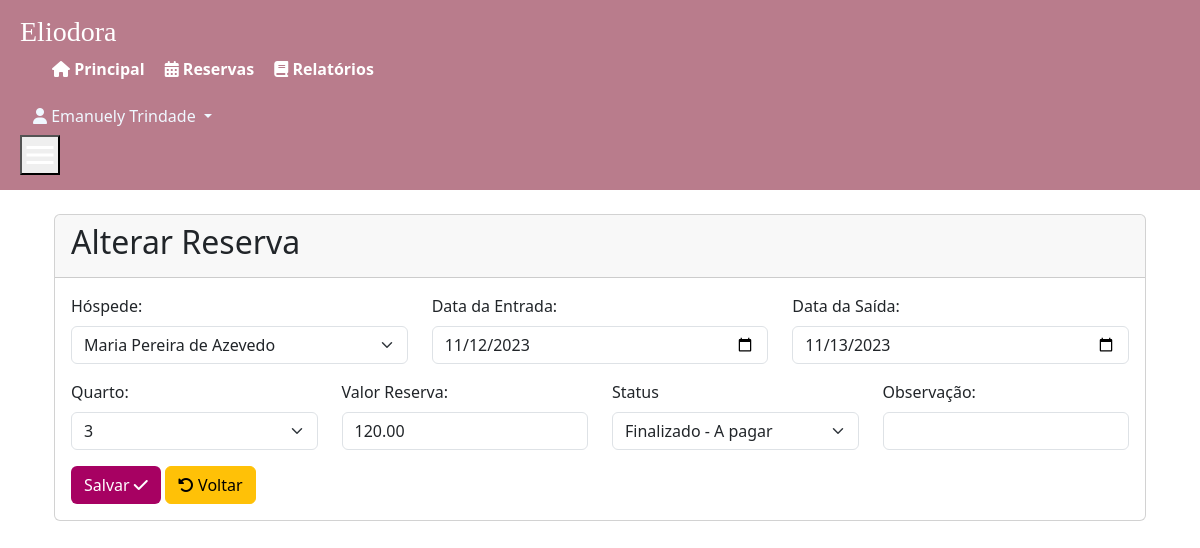
The app's page /alterarReserva.php?id=2 (signed in) with its own data.
### tables this page shows
CREATE TABLE `reserva` (
  `id` int(11) NOT NULL,
  `status` int(11) NOT NULL DEFAULT 1,
  `dataEntrada` date NOT NULL,
  `dataSaida` date NOT NULL,
  `valorTotalReserva` double(11,2) NOT NULL,
  `quantHospede` int(1) NOT NULL,
  `observacao` varchar(200) NOT NULL,
  `id_hospede` int(11) DEFAULT NULL,
  `id_quarto` int(11) DEFAULT NULL,
  `id_funcionario` int(11) DEFAULT NULL,
  `datacadastro` datetime NOT NULL DEFAULT current_timestamp()
);

### alterarReserva.php (the view, shortened to what this page needs)
<?php
$conexao = mysqli_connect('127.0.0.1', 'root', '', 'tcc');
$sql = "select * from reserva where id = " . $_GET['id'];
$resultado = mysqli_query($conexao, $sql);
$linha = mysqli_fetch_array($resultado);
?>
<?php require_once("cabecalho.php"); ?>
<!DOCTYPE html>
<html lang="pt-br">
<head>
</head>
<body>
    <div class="container p-4">
        <div class="card">
            <div class="card-header">
                <h2>Alterar Reserva</h2>
            </div>
            <div class="card-body">
                <form method="post" action="alterarReserva.php?id=<?= $linha['id'] ?>">
                    <div class="row">
                        <div class="mb-3 col-md">
                            <label for="id_hospede" class="form-label">Hóspede:</label>
                            <select name="id_hospede" id="id_hospede" class="form-select">
                                <?php
                                $sql = "select * from hospede order by nome";
                                $resultado = mysqli_query($conexao, $sql);
                                while ($linhaTU = mysqli_fetch_array($resultado)):
                                    $id = $linhaTU['id'];
                                    $nome = $linhaTU['nome'];
                                    $selected = ($id == $linha['id_hospede']) ? 'selected' : '';
                                    echo "<option value='{$id}' {$selected}>{$nome}</option>";
                                endwhile;
                                ?>
                            </select>
                        </div>
                        <div class="mb-3 col-md">
                            <label for="dataEntrada" class="form-label">Data da Entrada:</label>
                            <input type="date" class="form-control" name="dataEntrada"
                                value="<?= $linha['dataEntrada'] ?>">
                        </div>
                        <div class="mb-3 col-md">
                            <label for="dataSaida" class="form-label">Data da Saída:</label>
                            <input type="date" class="form-control" name="dataSaida" value="<?= $linha['dataSaida'] ?>">
                        </div>
                    </div>
                    <div class="row">
                        <div class="mb-3 col-md">
                            <label for="id_quarto" class="form-label">Quarto:</label>
                            <select name="id_quarto" id="id_quarto" class="form-select">
                                <?php
                                $sql = "select quarto.*
                                from quarto
                               where quarto.id not in (
                                      select reserva.id_quarto
                                        from reserva
                                       where dataEntrada BETWEEN '{$_POST['dataEntrada']}' and '{$_POST['dataSaida']}'
                                          or dataSaida BETWEEN '{$_POST['dataEntrada']}' and '{$_POST['dataSaida']}'
                                      )
                            order by quarto.numero";
                                $resultado = mysqli_query($conexao, $sql);
                                while ($linhaTU = mysqli_fetch_array($resultado)):
                                    $id = $linhaTU['id'];
                                    $numero = $linhaTU['numero'];
                                    $selected = ($id == $linha['id_quarto']) ? 'selected' : '';
                                    echo "<option value='{$id}' {$selected}>{$numero}</option>";
                                endwhile;
                                ?>
                            </select>
                        </div>
                        <div class="mb-3 col-md">
                            <label for="valorTotalReserva" class="form-label">Valor Reserva:</label>
                            <input type="text" class="form-control" name="valorTotalReserva" id="valorReserva"
                            value="<?= $linha['valorTotalReserva'] ?>">
                        </div>
                        <div class="mb-3 col-md">
                            <label for="status" class="form-label">Status</label>
                            <select name="status" id="status" class="form-select">
                                <option value="3" <?= ($linha['status'] == '3') ? 'selected' : '' ?>>Finalizado - A pagar</option>
                            </select>
                        </div>
                    <div class="mb-3 col-md">
                        <label for="observacao" class="form-label">Observação:</label>
                        <input class="form-control" id="observacao" name="observacao"
                            value="<?= $linha['observacao'] ?>">
                    </div>
                    </div>
                    <button name="salvar" type="submit" class="btn"
                        style="background-color: #a70162; color: #fff;">Salvar
                        <i class="fa-solid fa-check"></i>
                    </button>
                    <a href="controlarReserva.php" type="submit" class="btn btn-warning"><i
                            class="fa-solid fa-rotate-left"></i></i>
                        Voltar</a>
                </form>
            </div>
        </div>
</body>
</html>

### style.css (style rules this page uses)
* { margin: 0; padding: 0; box-sizing: border-box; }

### records on screen
reserva: dataEntrada "11/12/2023", dataSaida "11/13/2023", valorTotalReserva "120.00", status "Finalizado - A pagar"

### other values on screen
$_SESSION['nome'] "Emanuely Trindade"
form field id_hospede "Maria Pereira de Azevedo"
form field id_quarto "3"
